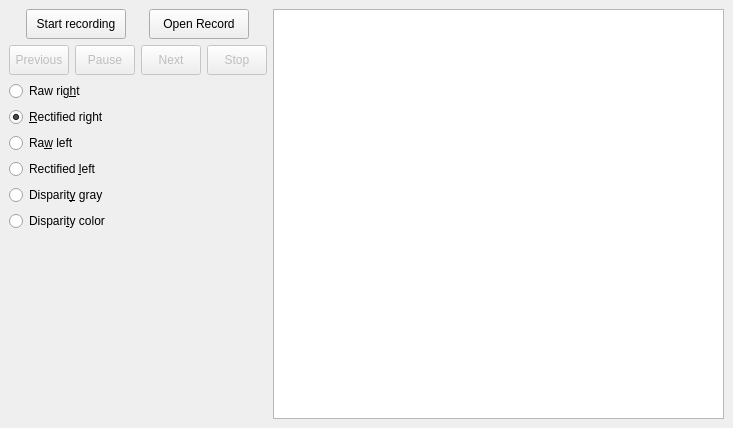
<?xml version="1.0" encoding="UTF-8"?>
<ui version="4.0">
 <class>ImageViewer</class>
 <widget class="QMainWindow" name="ImageViewer">
  <property name="geometry">
   <rect>
    <x>0</x>
    <y>0</y>
    <width>733</width>
    <height>428</height>
   </rect>
  </property>
  <property name="sizePolicy">
   <sizepolicy hsizetype="MinimumExpanding" vsizetype="MinimumExpanding">
    <horstretch>0</horstretch>
    <verstretch>0</verstretch>
   </sizepolicy>
  </property>
  <property name="minimumSize">
   <size>
    <width>0</width>
    <height>0</height>
   </size>
  </property>
  <property name="maximumSize">
   <size>
    <width>16777215</width>
    <height>16777215</height>
   </size>
  </property>
  <property name="windowTitle">
   <string>PCLViewer</string>
  </property>
  <widget class="QWidget" name="centralwidget">
   <layout class="QGridLayout" name="gridLayout_2">
    <item row="0" column="0" colspan="2">
     <layout class="QGridLayout" name="gridLayout">
      <item row="0" column="1">
       <widget class="QPushButton" name="openButton">
        <property name="minimumSize">
         <size>
          <width>100</width>
          <height>30</height>
         </size>
        </property>
        <property name="maximumSize">
         <size>
          <width>100</width>
          <height>30</height>
         </size>
        </property>
        <property name="text">
         <string>Open Record</string>
        </property>
        <property name="checkable">
         <bool>false</bool>
        </property>
       </widget>
      </item>
      <item row="0" column="0">
       <widget class="QPushButton" name="recordButton">
        <property name="minimumSize">
         <size>
          <width>100</width>
          <height>30</height>
         </size>
        </property>
        <property name="maximumSize">
         <size>
          <width>100</width>
          <height>30</height>
         </size>
        </property>
        <property name="text">
         <string>Start recording</string>
        </property>
        <property name="checkable">
         <bool>false</bool>
        </property>
       </widget>
      </item>
     </layout>
    </item>
    <item row="0" column="2" rowspan="9">
     <widget class="QGraphicsView" name="graphicsView">
      <property name="verticalScrollBarPolicy">
       <enum>Qt::ScrollBarAlwaysOff</enum>
      </property>
      <property name="horizontalScrollBarPolicy">
       <enum>Qt::ScrollBarAlwaysOff</enum>
      </property>
     </widget>
    </item>
    <item row="1" column="0" colspan="2">
     <layout class="QHBoxLayout" name="horizontalLayout_2">
      <item>
       <widget class="QPushButton" name="previousButton">
        <property name="enabled">
         <bool>false</bool>
        </property>
        <property name="minimumSize">
         <size>
          <width>50</width>
          <height>30</height>
         </size>
        </property>
        <property name="maximumSize">
         <size>
          <width>60</width>
          <height>30</height>
         </size>
        </property>
        <property name="text">
         <string>Previous</string>
        </property>
        <property name="checkable">
         <bool>false</bool>
        </property>
       </widget>
      </item>
      <item>
       <widget class="QPushButton" name="playButton">
        <property name="enabled">
         <bool>false</bool>
        </property>
        <property name="minimumSize">
         <size>
          <width>50</width>
          <height>30</height>
         </size>
        </property>
        <property name="maximumSize">
         <size>
          <width>60</width>
          <height>30</height>
         </size>
        </property>
        <property name="text">
         <string>Pause</string>
        </property>
        <property name="checkable">
         <bool>false</bool>
        </property>
       </widget>
      </item>
      <item>
       <widget class="QPushButton" name="nextButton">
        <property name="enabled">
         <bool>false</bool>
        </property>
        <property name="minimumSize">
         <size>
          <width>50</width>
          <height>30</height>
         </size>
        </property>
        <property name="maximumSize">
         <size>
          <width>60</width>
          <height>30</height>
         </size>
        </property>
        <property name="text">
         <string>Next</string>
        </property>
        <property name="checkable">
         <bool>false</bool>
        </property>
       </widget>
      </item>
      <item>
       <widget class="QPushButton" name="liveButton">
        <property name="enabled">
         <bool>false</bool>
        </property>
        <property name="minimumSize">
         <size>
          <width>50</width>
          <height>30</height>
         </size>
        </property>
        <property name="maximumSize">
         <size>
          <width>60</width>
          <height>30</height>
         </size>
        </property>
        <property name="text">
         <string>Stop</string>
        </property>
       </widget>
      </item>
     </layout>
    </item>
    <item row="2" column="0">
     <widget class="QRadioButton" name="rawRightRadio">
      <property name="text">
       <string>Raw rig&amp;ht</string>
      </property>
      <property name="checked">
       <bool>false</bool>
      </property>
     </widget>
    </item>
    <item row="3" column="0" colspan="2">
     <widget class="QRadioButton" name="rectRightRadio">
      <property name="text">
       <string>&amp;Rectified right</string>
      </property>
      <property name="checkable">
       <bool>true</bool>
      </property>
      <property name="checked">
       <bool>true</bool>
      </property>
     </widget>
    </item>
    <item row="4" column="0">
     <widget class="QRadioButton" name="rawLeftRadio">
      <property name="text">
       <string>Ra&amp;w left</string>
      </property>
      <property name="checked">
       <bool>false</bool>
      </property>
     </widget>
    </item>
    <item row="5" column="0">
     <widget class="QRadioButton" name="rectLeftRadio">
      <property name="text">
       <string>Rectified &amp;left</string>
      </property>
     </widget>
    </item>
    <item row="6" column="0" colspan="2">
     <widget class="QRadioButton" name="dispRadioGray">
      <property name="text">
       <string>Disparit&amp;y gray</string>
      </property>
     </widget>
    </item>
    <item row="7" column="0" colspan="2">
     <widget class="QRadioButton" name="dispRadioColor">
      <property name="text">
       <string>Dispari&amp;ty color</string>
      </property>
     </widget>
    </item>
    <item row="8" column="1">
     <spacer name="verticalSpacer">
      <property name="orientation">
       <enum>Qt::Vertical</enum>
      </property>
      <property name="sizeHint" stdset="0">
       <size>
        <width>20</width>
        <height>128</height>
       </size>
      </property>
     </spacer>
    </item>
   </layout>
  </widget>
 </widget>
 <resources/>
 <connections/>
</ui>
